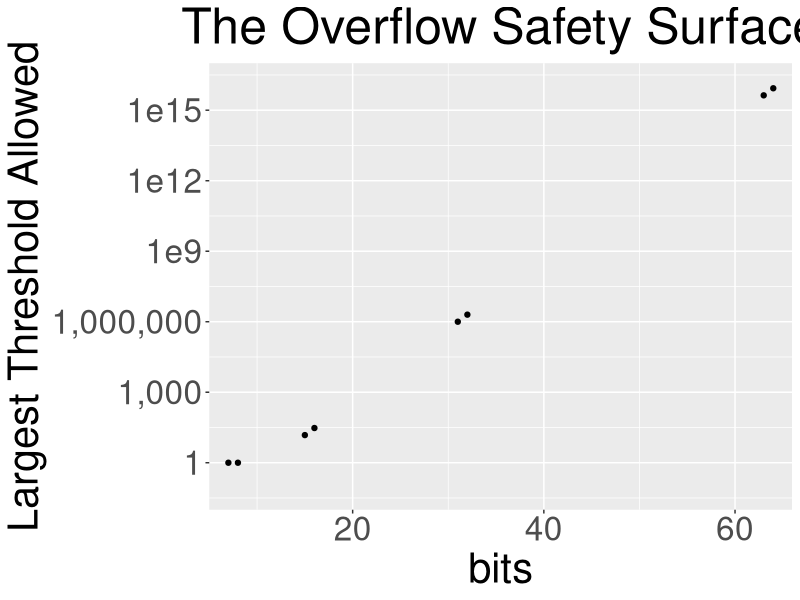
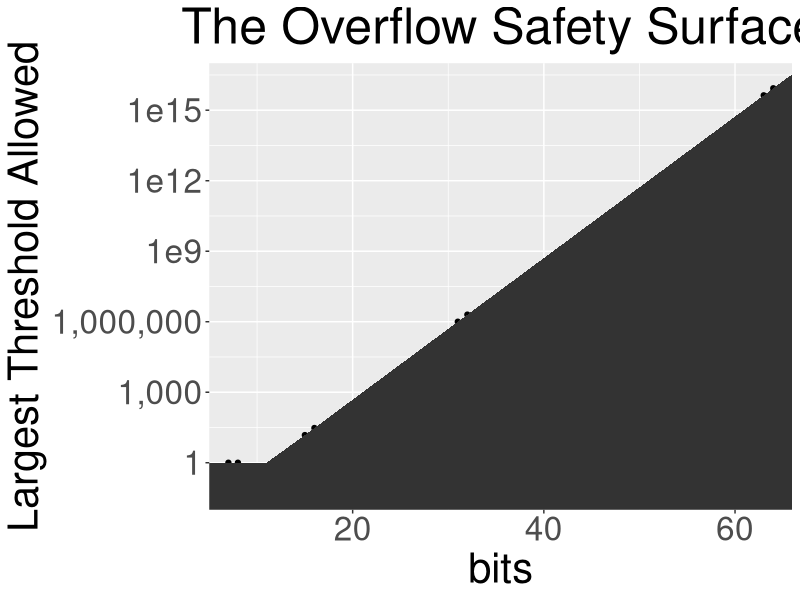

The R source for these figures, in order:
library(ggplot2)

d <- read.csv('./types.csv', header=TRUE, stringsAsFactors=FALSE)

d_aug <- rbind(d, read.csv('./extra_points.csv', header=TRUE, stringsAsFactors=FALSE))

plot <- (ggplot(d, aes(x=bits, y=threshold))
         + theme(text=element_text(size=30), plot.title=element_text(hjust=0.5))
         + geom_point()
         + scale_y_log10(breaks=c(1, 1e3, 1e6, 1e9, 1e12, 1e15),
                         labels=c('1', '1,000', '1,000,000', '1e9', '1e12', '1e15'),
                         limits=c(1e-2, 1e17),
                         expand=c(0, 0),
                         name="Largest Threshold Allowed")
         + scale_x_continuous(limits=c(5, 66),
                              expand=c(0, 0))
         + ggtitle("The Overflow Safety Surface")
         )

plot_line <- (plot
              + geom_ribbon(data=d_aug, ymin=2e-5, aes(ymax=threshold))
              + geom_ribbon(data=data.frame(bits=c(5, 66), threshold=c(1e-2, 1e-2)),
                            aes(ymin=threshold),
                            ymax=2e-5)
              )

output_index <- 0
output_filename <- function(label)
{
  output_index <- output_index + 1
  sprintf("safety-surface_%02d_%s.svg", output_index, label)
}

output <- function(plot, filename)
{
  ggsave(file=filename, plot=plot, width=10, height=6)
}

output(plot, output_filename('points'))
output(plot_line, output_filename('surface'))
